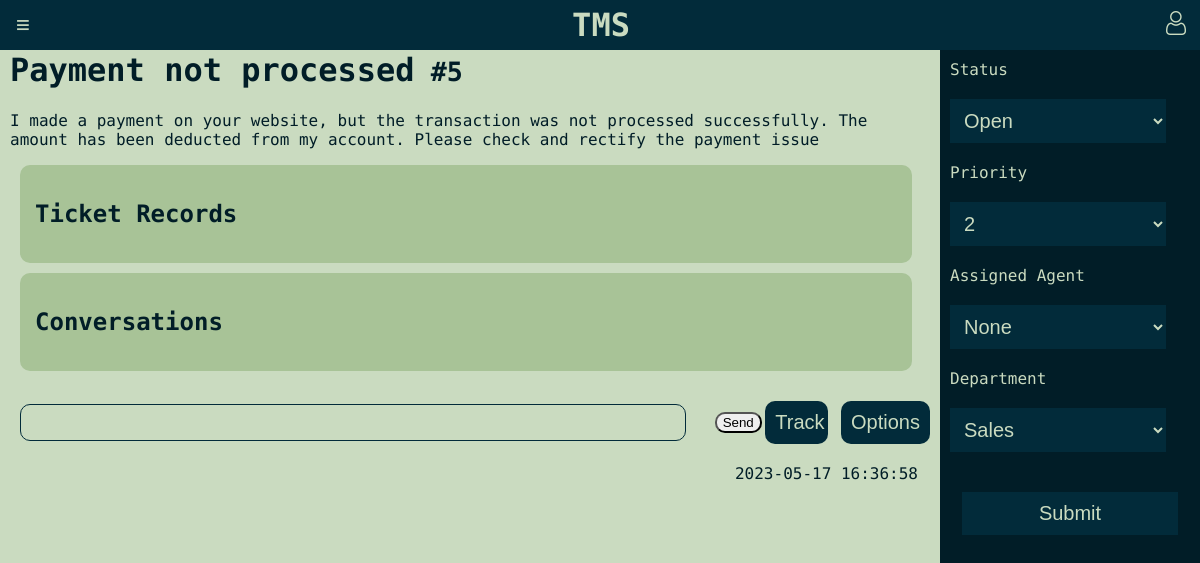
The app's page /pages/ticket.php?ticket_id=5 (signed in), older data.
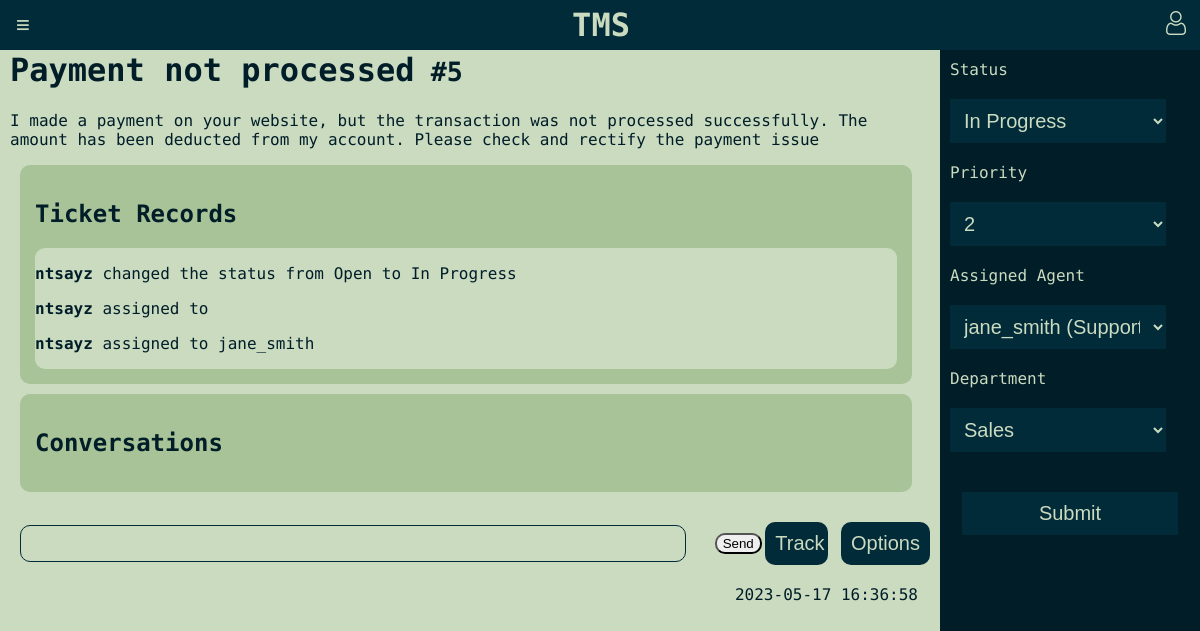
The same page, newer data.
### tables this page shows
CREATE TABLE tickets (
    id INTEGER PRIMARY KEY AUTOINCREMENT,
    title TEXT NOT NULL,
    description TEXT NOT NULL,
    priority INTEGER CHECK(priority BETWEEN 1 AND 5),
    status_id INTEGER REFERENCES status(id) ON DELETE CASCADE,
    created_by INTEGER NOT NULL REFERENCES users(id) ON DELETE CASCADE,
    assigned_to INTEGER REFERENCES users(id) ON DELETE CASCADE,
    created_at TIMESTAMP DEFAULT CURRENT_TIMESTAMP,
    department_id INTEGER REFERENCES departments(id) ON DELETE CASCADE
);

CREATE TABLE ticket_records (
    id INTEGER PRIMARY KEY AUTOINCREMENT,
    action TEXT NOT NULL,
    changed_at TIMESTAMP DEFAULT CURRENT_TIMESTAMP,
    ticket_id INTEGER REFERENCES tickets(id),
    author_id INTEGER REFERENCES users(id)
);

CREATE TABLE users (
    id INTEGER PRIMARY KEY AUTOINCREMENT,
    username TEXT,
    password CHAR(256) NOT NULL,
    full_name TEXT,
    email TEXT NOT NULL UNIQUE,
    user_type TEXT CHECK(user_type IN ('admin', 'agent', 'client'))
);

### pages/ticket.php (called while the page is built)
<?php
require_once(__DIR__.'/../initialization/init.php');
require_once(__DIR__.'/../database/tickets.php');
$ticket_id = $_GET['ticket_id'];
$ticket = get_ticket_by_id($ticket_id);
require_once(__DIR__.'/../templates/common/ticket_standalone.php');
?>

### database/tickets.php (called while the page is built, shortened)
<?php
function get_ticket_by_id($id){
    global $dbh;
    try {
        $stmt = $dbh->prepare('SELECT * FROM tickets WHERE id = ?');
        $stmt->execute(array($id));
        $ticket = $stmt->fetch(PDO::FETCH_ASSOC);
        return $ticket;
    } catch(PDOException $e) {
        return -1;
    }
}
function get_ticket_records($ticket_id){
    global $dbh;
    try {
        $stmt = $dbh->prepare('SELECT * FROM ticket_records WHERE ticket_id = ?');
        $stmt->execute(array($ticket_id));
        $ticket_records = $stmt->fetchAll(PDO::FETCH_ASSOC);
        return $ticket_records;
    } catch(PDOException $e) {
        return -1;
    }
}
function get_ticket_submissions_by_user($user_id){
    global $dbh;
    try {
        $stmt = $dbh->prepare('SELECT * FROM tickets WHERE created_by = ?');
        $stmt->execute(array($user_id));
        $tickets = $stmt->fetchAll(PDO::FETCH_ASSOC);
        return $tickets;
    } catch(PDOException $e) {
        return -1;
    }
}
?>

### database/status.php (called while the page is built, shortened)
<?php
function get_statuses(){
    global $dbh;
    try {
        $stmt = $dbh->prepare('SELECT * FROM status');
        $stmt->execute();
        $statuses = $stmt->fetchAll(PDO::FETCH_ASSOC);
        return $statuses;
    } catch(PDOException $e) {
        return -1;
    }
}
?>

### database/departments.php (called while the page is built, shortened)
<?php
function get_departments(){
    global $dbh;
    try {
        $stmt = $dbh->prepare('SELECT * FROM departments');
        $stmt->execute();
        $departments = $stmt->fetchAll(PDO::FETCH_ASSOC);
        return $departments;
    } catch(PDOException $e) {
        return -1;
    }
}
function get_agent_departments(){
    global $dbh;
    try {
        $stmt = $dbh->prepare('SELECT * FROM agent_department');
        $stmt->execute();
        $departments = $stmt->fetchAll(PDO::FETCH_ASSOC);
        return $departments;
    } catch(PDOException $e) {
        return -1;
    }
}
?>

### database/user.php (called while the page is built, shortened)
<?php
  function get_username_by_id($id) {
    global $dbh;
    try {
        $stmt = $dbh->prepare('SELECT username FROM users WHERE id = ?');
        $stmt->execute(array($id));
        if($row = $stmt->fetch()) {
            return $row['username'];
        }
    }catch(PDOException $e) {
        return -1;
    }
  }
?>

### templates/common/ticket_standalone.php (the view, shortened to what this page needs)
<?php
require_once(__DIR__.'/../../database/tickets.php');
require_once(__DIR__.'/../../database/user.php');
require_once(__DIR__.'/../../database/status.php');
require_once(__DIR__.'/../../database/departments.php');
?>
<!DOCTYPE html>
<html>
<head>
    <link rel="stylesheet" href="/css/ticket/style.css">
</head>
<?php require(__DIR__.'/../common/header.php'); ?>
<body>
<div class="wrapper">
    <main>
        <div class="">
            <div id="overlay-<?php echo $ticket['id'] ?>" class="">
                <div class="">
                    <h1>
                        <?php echo htmlentities($ticket['title']) ?><small> #<?php echo htmlentities($ticket['id']) ?></small>
                    </h1>
                    <p><?php echo htmlentities($ticket['description']) ?></p>
                    <div class="ticket-records">
                        <h2>Ticket Records</h2>
                        <div class="ticket-records-messages">
                            <?php
                            $ticket_records = get_ticket_records($ticket['id']);
                            foreach ($ticket_records as $record) {
                                echo "<p> <strong>" . htmlentities(get_username_by_id($record['author_id'])) . "</strong> " .
                                    htmlentities($record['action']) . "</p>";
                            }
                            ?>
                        </div>
                    </div>
                    <div class="ticket-conversations">
                        <h2>Conversations</h2>
                    </div>
                    <div class="ticket-overlay-buttons">
                    <input type="text" name="chat-input" id="chat-input" class="ticket-input">
                    <button id="send-button" class="send-button">Send</button>
                        <div class="ticket-buttons">
                        <?php
                        $tracked = false;
                        ?>
                        <div>
                            <button class="ticket-blue-button track-button" style="<?php echo $tracked ? 'display: none;' : '' ?>" data-ticket-id="<?php echo $ticket['id'] ?>"
                                data-user-id="<?php echo $_SESSION['id'] ?>">Track</button>
                        </div>
                            <?php if ($_SESSION['user_type'] === 'admin' || $_SESSION['user_type'] === 'agent') { ?>
                                <button class="ticket-blue-button" id="add-ticket-button">Options</button>
                            <?php }?>
                        </div>
                    </div>
                    <div class="overlay-info">
                        <p><?php echo htmlentities($ticket['created_at']) ?></p>
                    </div>
                </div>
            </div>
        </div>
    </main>
    <?php
        $tickets_submitted = get_ticket_submissions_by_user($_SESSION['id']);
        $submitted = false;
        if (is_array($tickets_submitted) || is_object($tickets_submitted)) {
            foreach ($tickets_submitted as $tickets_submitted) {
                if ($tickets_submitted['created_by'] == $_SESSION['id']) {
                    $submitted = true;
                    break;
                }
            }
        }
        ?>
    <?php
    if($submitted || $_SESSION['user_type'] === 'admin' || $_SESSION['user_type'] === 'agent' ) { ?>
    <aside class="ticket-form">
        <form action="../../actions/action_submit_ticket_change.php" method="post" required>
            <div>
                <label for="status">Status</label><br>
                <select id="status" name="status" required>
                    <?php
                    $statuses = get_statuses();
                    foreach ($statuses as $status) {
                        $selected = ($status['id'] == $ticket['status_id']) ? 'selected' : '';
                        echo "<option value='{$status['id']}' $selected>{$status['name']}</option>";
                    }
                    ?>
                </select>
            </div>
            <div>
                <label for="priority">Priority</label><br>
                <select id="priority" name="priority" required>
                    <?php for ($i = 1; $i <= 5; $i++) {
                        $selected = ($i == $ticket['priority']) ? 'selected' : '';
                        echo "<option value='$i' $selected>$i</option>";
                    }
                    ?>
                </select>
            </div>
            <div>
                <label for="assignee">Assigned Agent</label><br>
                <select id="assignee" name="assignee" required>
                    <?php
                    $agents = get_agent_departments();
                    echo "<option value='NULL' selected>None</option>";
                    foreach ($agents as $agent) {
                        $selected = ($agent['agent_id'] == $ticket['assigned_to']) ? 'selected' : '';
                        $username = get_username_by_id($agent['agent_id']);
                        $dep_name = get_department_by_id($agent['department_id']);
                        echo "<option value='{$agent['agent_id']}' $selected>{$username} ({$dep_name})</option>";
                    }
                    ?>
                </select>
            </div>
            <div>
                <label for="department">Department</label><br>
                <select id="department" name="department">
                    <?php
                    $departments = get_departments();
                    foreach ($departments as $department) {
                        $selected = ($department['id'] == $ticket['department_id']) ? 'selected' : '';
                        echo "<option value='{$department['id']}' $selected>{$department['name']}</option>";
                    }
                    ?>
                </select>
            </div>
            <div>
                <input type="submit" value="Submit" class="ticket-blue-button">
            </div>
        </form>
    </aside>
    <?php } ?>
</div>
</body>
</html>

### templates/common/header.php
<header>
    <button id="sidebar-toggle-button">≡</button>
    <a href="/pages/home_page.php"><h1 id="title">TMS</h1></a>
    <div class="user">
        <a href="/pages/profile.php">
            <img id="profile-icon" src="/images/user.png" alt="Profile Icon">
        </a>
    </div>
</header>

### css/ticket/style.css (style rules this page uses)
:root { --main-blue: #022B3A; --main-blue-darker: #011D27; --tea-green: #CADBC0; --tea-green-light: #A8C397; --pink-bittersweet: #F97068; --pink-melon: #FCB4B1; }
body { background: var(--tea-green); color: var(--main-blue-darker); font-family: 'Roboto Mono', monospace; margin: 0; padding: 0; margin-top: 20px; }
.wrapper { display: flex; height: 100vh; }
main { flex: 1; padding: 10px; overflow-y: auto; }
.ticket-records, .ticket-conversations { border-radius: 10px; background-color: var(--tea-green-light); width: 97%; margin: 10px; padding: 15px; box-sizing: border-box; }
.ticket-records-messages, .ticket-conversations-messages { border-radius: 10px; background-color: var(--tea-green); overflow-y: auto; box-sizing: border-box; max-height: 200px; }
.ticket-overlay-buttons { display: flex; justify-content: space-between; align-items: center; }
.ticket-overlay-buttons button { border-radius: 10px; }
.overlay-info { display: flex; justify-content: flex-end; flex-wrap: wrap; margin-top: auto; margin-right: 2px; }
.overlay-info p { margin: 0; margin-right: 10px; margin-left: 10px; }
.ticket-blue-button { background: var(--main-blue); border: 0; color: var(--tea-green); padding: 10px; padding-right: 10px; font-size: 20px; width: 90%; margin: 20px auto; display: block; box-sizing: border-box; cursor: pointer; }
.ticket-overlay-buttons { margin-top: auto; margin-left: auto; margin-right: auto; display: flex; justify-content: flex-end; flex-wrap: wrap; }
.ticket-input { margin-right: auto; width: 70%; margin-left: 10px; padding: 10px; background-color: var(--tea-green); color: var(--main-blue); border: 1px solid var(--main-blue); border-radius: 10px; }
.ticket-buttons { display: flex; gap: 10px; }
a:link,a:visited , a:hover, a:active { text-decoration: none; color:var(--main-blue-darker); }
#title { color:var(--tea-green) !important; }
header { position: fixed; top: 0; left: 0; width: 100%; height: 50px; background-color: #022B3A; color: white; display: flex; align-items: center; justify-content: space-between; padding: 0 10px; box-sizing: border-box; z-index: 2; }
#sidebar-toggle-button { display: block; font-size: 1.5em; background-color: transparent; border: none; color: var(--tea-green); cursor: pointer; }
main { width: 100%; }
.ticket-form { margin-top:30px; justify-content:center; }
select { background:var(--main-blue); border:0; color:var(--tea-green); padding:10px; font-size:20px; width: 90%; margin:20px auto; }

### templates/common/ticket_standalone.php (style rules this page uses)
.wrapper { display: flex; height: 100vh; }
main { flex: 1; padding: 10px; overflow-y: auto; }
aside { background-color: var(--main-blue-darker); color: var(--tea-green); width: 20%; padding: 10px; }

Row changes from the older to the newer data that the page shows:
added ticket_records: author.username "ntsayz", action "changed the status from Open to In Progress"
added ticket_records: author.username "ntsayz", action "assigned to"
added ticket_records: author.username "ntsayz", action "assigned to jane_smith"
Text that changed along with them:
form field status: "Open" → "In Progress"
form field assignee: "None" → "jane_smith (Support)"
